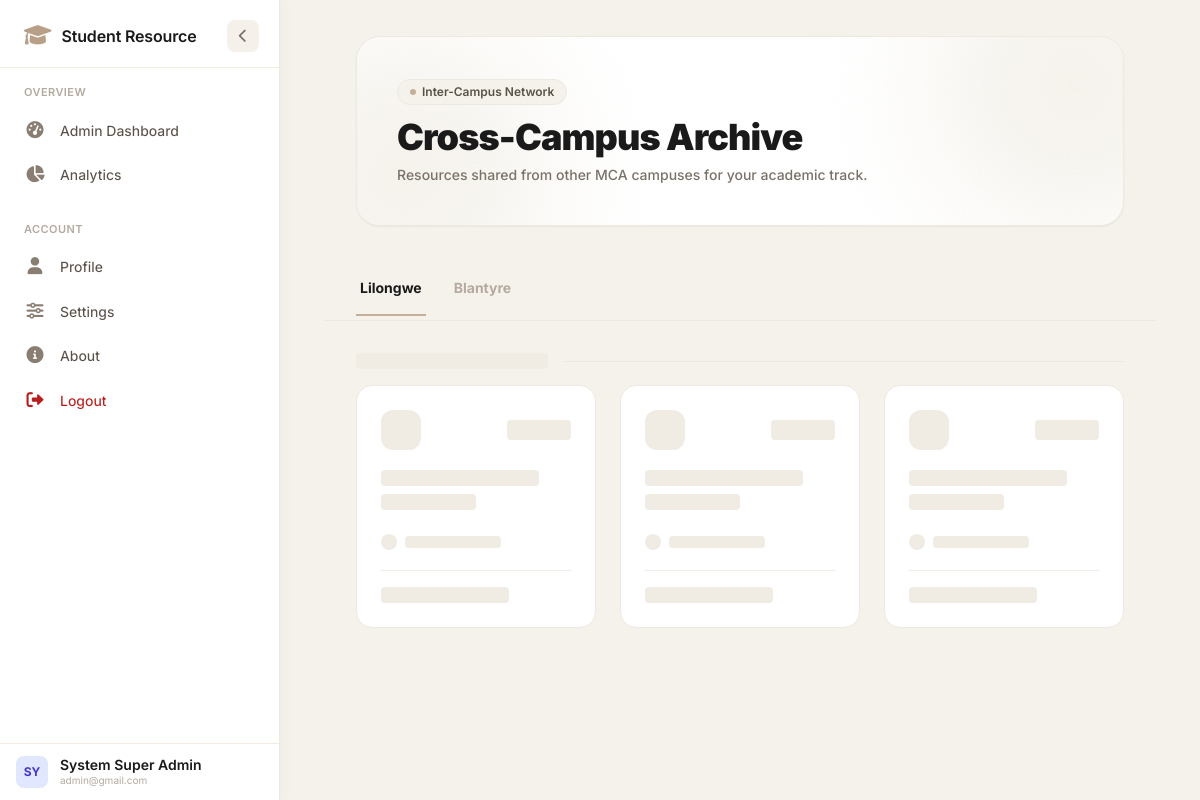
/cross_campus (signed in), run on the app's committed database.
### app/models.py (models this page shows)
class User(db.Model, UserMixin):
    id = db.Column(db.Integer, primary_key=True)
    full_name = db.Column(db.String(100), nullable=False)
    email = db.Column(db.String(120), unique=True, nullable=False)
    password_hash = db.Column(db.String(128), nullable=False)
    campus = db.Column(db.String(50), nullable=False)
    student_id = db.Column(db.String(20), nullable=True)
    phone_number = db.Column(db.String(15), nullable=True)
    year = db.Column(db.Integer, default=1)
    semester = db.Column(db.Integer, default=1)
    program_id = db.Column(db.Integer, db.ForeignKey('program.id'), nullable=False)
    is_approved = db.Column(db.Boolean, default=False)
    is_class_rep = db.Column(db.Boolean, default=False)
    is_admin = db.Column(db.Boolean, default=False)
    created_at = db.Column(db.DateTime, default=datetime.utcnow)
    theme_preference = db.Column(db.String(20), default='light')  # 'light' or 'dark'
    language_preference = db.Column(db.String(10), default='en')  # 'en' for now
    is_active = db.Column(db.Boolean, default=True)  # soft delete flag

class Resource(db.Model):
    id = db.Column(db.Integer, primary_key=True)
    title = db.Column(db.String(150), nullable=False)
    file_path = db.Column(db.String(200), nullable=False)
    module_id = db.Column(db.Integer, db.ForeignKey('module.id'), nullable=False)
    campus = db.Column(db.String(50), nullable=False)
    target_year = db.Column(db.Integer, nullable=False)
    target_semester = db.Column(db.Integer, nullable=False)
    academic_year = db.Column(db.String(20), nullable=False)
    uploader_id = db.Column(db.Integer, db.ForeignKey('user.id'), nullable=False)
    uploader = db.relationship('User', backref='uploaded_resources')
    programs = db.relationship('Program', secondary=resource_programs, backref=db.backref('resources', lazy='dynamic'))
    created_at = db.Column(db.DateTime, default=datetime.utcnow)

### app/core/routes.py (the view)
@core.route('/cross_campus')
@login_required
def cross_campus():
    cross_notes = Resource.query.filter(Resource.campus != current_user.campus) \
        .join(Resource.programs) \
        .filter(Program.id == current_user.program_id) \
        .order_by(Resource.id.desc()) \
        .all()
    organized_notes = {}
    for note in cross_notes:
        campus = note.campus
        module_name = note.module.name
        if campus not in organized_notes:
            organized_notes[campus] = {}
        if module_name not in organized_notes[campus]:
            organized_notes[campus][module_name] = []
        organized_notes[campus][module_name].append(note)
    return render_template('core/student/cross_campus.html', organized_notes=organized_notes)

### app/__init__.py (called while the page is built)
@login_manager.user_loader
def load_user(user_id):
    return User.query.get(int(user_id))

### app/templates/core/student/cross_campus.html (shortened to what this page needs)
{% extends 'base.html' %}
{% block content %}
<div class="space-y-8 max-w-7xl mx-auto px-4 sm:px-6 lg:px-8 relative">
    <div class="relative overflow-hidden rounded-3xl bg-white p-8 sm:p-10 shadow-sm border border-[#ede8e0] text-[#1a1a1a]">
        <div class="absolute -top-24 -right-24 w-72 h-72 bg-[#f5f2ec] rounded-full blur-3xl pointer-events-none"></div>
        <div class="absolute -bottom-24 -left-24 w-72 h-72 bg-[#f5f2ec] rounded-full blur-3xl pointer-events-none"></div>
        <div class="relative z-10">
            <span class="inline-flex items-center gap-1.5 px-3 py-1 rounded-full text-xs font-semibold bg-[#f5f2ec] border border-[#ede8e0] text-[#5a5248] mb-3 backdrop-blur-md">
                <span class="w-1.5 h-1.5 rounded-full bg-[#c4b09a] animate-pulse"></span>
                Inter-Campus Network
            </span>
            <h1 class="text-3xl font-black text-[#1a1a1a] tracking-tight sm:text-4xl">Cross-Campus Archive</h1>
            <p class="text-[#7a7268] text-sm mt-2 font-medium max-w-xl">Resources shared from other MCA campuses for your academic track.</p>
        </div>
    </div>
    {% if organized_notes %}
        <div class="border-b border-[#ede8e0] sticky top-0 bg-[#f5f2ec]/80 backdrop-blur-md z-10 -mx-4 px-4 sm:-mx-6 sm:px-6 lg:-mx-8 lg:px-8">
            <nav class="flex space-x-6 overflow-x-auto no-scrollbar py-1" aria-label="Campus Tabs">
                {% for campus in organized_notes.keys() %}
                <button onclick="switchCampus('{{ campus|replace(' ', '-') }}')"
                        id="tab-{{ campus|replace(' ', '-') }}"
                        class="campus-tab-btn border-b-2 px-1 py-4 text-sm font-bold focus:outline-none whitespace-nowrap transition-all duration-200 relative group
                        {% if loop.first %}border-[#c4b09a] text-[#1a1a1a]{% else %}border-transparent text-[#b5aaa0] hover:text-[#5a5248]{% endif %}">
                    {{ campus }}
                </button>
                {% endfor %}
            </nav>
        </div>
        <div id="cross-campus-skeleton" class="mt-8 space-y-10">
            <div class="space-y-4">
                <div class="flex items-center space-x-4 animate-pulse">
                    <div class="h-4 bg-[#f0ebe3] rounded w-48"></div>
                    <div class="flex-1 h-px bg-[#ede8e0]"></div>
                </div>
                <div class="grid grid-cols-1 sm:grid-cols-2 lg:grid-cols-3 gap-6">
                    {% for idx in range(3) %}
                    <div class="bg-white border border-[#ede8e0] rounded-2xl p-6 space-y-5 animate-pulse">
                        <div class="flex items-center justify-between">
                            <div class="h-10 w-10 bg-[#f0ebe3] rounded-xl"></div>
                            <div class="h-5 bg-[#f0ebe3] rounded w-16"></div>
                        </div>
                        <div class="space-y-2">
                            <div class="h-4 bg-[#f0ebe3] rounded w-5/6"></div>
                            <div class="h-4 bg-[#f0ebe3] rounded w-1/2"></div>
                        </div>
                        <div class="flex items-center space-x-2 pt-1">
                            <div class="w-4 h-4 rounded-full bg-[#f0ebe3]"></div>
                            <div class="h-3 bg-[#f0ebe3] rounded w-24"></div>
                        </div>
                        <div class="pt-4 border-t border-[#f0ebe3] flex justify-between items-center">
                            <div class="h-4 bg-[#f0ebe3] rounded w-32"></div>
                        </div>
                    </div>
                    {% endfor %}
                </div>
            </div>
        </div>
    {% endif %}
</div>
{% endblock %}

### app/templates/base.html (shortened to what this page needs)
<!DOCTYPE html>
<html lang="en">
<head>
    <link rel="stylesheet" href="https://cdnjs.cloudflare.com/ajax/libs/font-awesome/6.0.0-beta3/css/all.min.css" />
    <script src="https://cdn.tailwindcss.com"></script>
</head>
<body class="{% if current_user.is_authenticated and current_user.theme_preference == 'dark' %}dark-theme{% endif %}">
    <aside class="sidebar" id="sidebar" data-turbo-permanent role="navigation" aria-label="Main navigation">
        <div class="sidebar-header">
            <div class="brand">
                <span class="brand-icon"><i class="fas fa-graduation-cap"></i></span>
                <span class="brand-text">Student Resource</span>
            </div>
            <button class="toggle-btn" id="toggleBtn" aria-label="Toggle navigation" title="Collapse / Expand">
                <i class="fas fa-chevron-left"></i>
            </button>
        </div>
        <div class="nav-scroll" id="navScroll">
            <div class="nav-group">
                <div class="nav-group-label">Overview</div>
                {% if current_user.is_admin %}
                    <a href="{{ url_for('core.admin_dashboard') }}"
                       class="nav-item {% if request.endpoint == 'core.admin_dashboard' %}active{% endif %}"
                       data-tooltip="Admin Dashboard" data-page="admin_dashboard">
                        <span class="nav-icon"><i class="fas fa-gauge-high"></i></span>
                        <span class="nav-text">Admin Dashboard</span>
                    </a>
                    <a href="{{ url_for('core.admin_analytics') }}"
                       class="nav-item {% if request.endpoint == 'core.admin_analytics' %}active{% endif %}"
                       data-tooltip="Analytics" data-page="admin_analytics">
                        <span class="nav-icon"><i class="fas fa-chart-pie"></i></span>
                        <span class="nav-text">Analytics</span>
                    </a>
                {% endif %}
            </div>
            <div class="nav-group">
                <div class="nav-group-label">Account</div>
                <a href="{{ url_for('core.profile') }}"
                   class="nav-item {% if request.endpoint == 'core.profile' %}active{% endif %}"
                   data-tooltip="Profile" data-page="profile">
                    <span class="nav-icon"><i class="fas fa-user"></i></span>
                    <span class="nav-text">Profile</span>
                </a>
                <a href="{{ url_for('core.settings') }}" class="nav-item {% if request.endpoint == 'core.settings' %}active{% endif %}" data-tooltip="Settings" data-page="settings">
                    <span class="nav-icon"><i class="fas fa-sliders-h"></i></span>
                    <span class="nav-text">Settings</span>
                </a>
                <a href="{{ url_for('core.about') }}"
                   class="nav-item {% if request.endpoint == 'core.about' %}active{% endif %}"
                   data-tooltip="About" data-page="about">
                    <span class="nav-icon"><i class="fas fa-info-circle"></i></span>
                    <span class="nav-text">About</span>
                </a>
                <a href="{{ url_for('auth.logout') }}" data-turbo="false"
                   class="nav-item" data-tooltip="Logout" style="color:#b91c1c;">
                    <span class="nav-icon"><i class="fas fa-sign-out-alt" style="color:#b91c1c;"></i></span>
                    <span class="nav-text">Logout</span>
                </a>
            </div>
        </div>
        <div class="sidebar-footer" style="border-top:1px solid #f0ebe3; padding:12px 16px; flex-shrink:0;">
            <div class="flex items-center space-x-3">
                <div class="h-8 w-8 rounded-lg bg-indigo-100 text-indigo-700 font-bold text-xs flex items-center justify-center flex-shrink-0">
                    {% if current_user.is_authenticated %}{{ current_user.full_name[:2].upper() }}{% else %}GS{% endif %}
                </div>
                <div class="flex flex-col min-w-0">
                    <span class="text-sm font-semibold text-[#1a1a1a] truncate leading-tight">
                        {% if current_user.is_authenticated %}{{ current_user.full_name }}{% else %}Guest{% endif %}
                    </span>
                    <span class="text-[10px] text-[#b5aaa0] truncate">{{ current_user.email if current_user.is_authenticated else 'Not logged in' }}</span>
                </div>
            </div>
        </div>
    </aside>
    <main class="main-content" id="mainContent">
        <div class="max-w-7xl mx-auto pb-12">
            {% block content %}{% endblock %}
        </div>
    </main>
</body>
</html>

### app/templates/base.html (style rules this page uses)
*, *::before, *::after { margin: 0; padding: 0; box-sizing: border-box; }
body { font-family: 'Inter', -apple-system, BlinkMacSystemFont, sans-serif; background: #f5f2ec; color: #1a1a1a; display: flex; min-height: 100vh; margin: 0; }
.sidebar { position: sticky; top: 0; left: 0; height: 100vh; width: 280px; min-width: 280px; background: #ffffff; border-right: 1px solid #ede8e0; display: flex; flex-direction: column; transition: width 0.32s cubic-bezier(0.4, 0, 0.2, 1), min-width 0.32s cubic-bezier(0.4, 0, 0.2, 1); overflow: hidden; z-index: 100; box-shadow: 2px 0 16px rgba(0, 0, 0, 0.03); flex-shrink: 0; }
.sidebar-header { display: flex; align-items: center; justify-content: space-between; padding: 18px 20px 14px 24px; border-bottom: 1px solid #f0ebe3; flex-shrink: 0; min-height: 68px; }
.brand { display: flex; align-items: center; gap: 10px; overflow: hidden; white-space: nowrap; }
.brand-icon { font-size: 22px; color: #b8a088; flex-shrink: 0; }
.brand-text { font-weight: 600; font-size: 16px; letter-spacing: -0.01em; color: #1a1a1a; transition: opacity 0.25s ease, transform 0.25s ease; }
.toggle-btn { width: 32px; height: 32px; border: none; border-radius: 8px; background: #f5f0ea; color: #7a7268; font-size: 14px; cursor: pointer; display: flex; align-items: center; justify-content: center; transition: background 0.2s ease, color 0.2s ease, transform 0.32s cubic-bezier(0.4, 0, 0.2, 1); flex-shrink: 0; }
.toggle-btn .fa-chevron-left { transition: transform 0.32s cubic-bezier(0.4, 0, 0.2, 1); }
.nav-scroll { flex: 1; overflow-y: auto; overflow-x: hidden; padding: 10px 10px 20px 10px; scroll-behavior: smooth; }
.nav-group { margin-bottom: 18px; }
.nav-group:last-child { margin-bottom: 0; }
.nav-group-label { font-size: 11px; font-weight: 600; letter-spacing: 0.04em; text-transform: uppercase; color: #b5aaa0; padding: 6px 14px 8px 14px; transition: opacity 0.25s ease, height 0.25s ease, padding 0.25s ease; opacity: 1; height: auto; overflow: hidden; white-space: nowrap; }
.nav-item { display: flex; align-items: center; gap: 14px; padding: 9px 14px; border-radius: 10px; cursor: pointer; transition: background 0.18s ease, color 0.18s ease, padding 0.18s ease; color: #5a5248; text-decoration: none; position: relative; white-space: nowrap; margin-bottom: 1px; min-height: 40px; user-select: none; }
.nav-item .nav-icon { font-size: 17px; width: 22px; text-align: center; flex-shrink: 0; color: #8a7e72; transition: color 0.18s ease; }
.nav-item .nav-text { font-size: 14px; font-weight: 450; flex: 1; transition: opacity 0.25s ease, transform 0.25s ease; overflow: hidden; text-overflow: ellipsis; }
.nav-item[data-tooltip] { position: relative; }
.main-content { flex: 1; padding: 36px 44px; background: #f5f2ec; min-height: 100vh; overflow-y: auto; }
:root { --bg-body: #f5f2ec; --bg-card: #ffffff; --text-primary: #1a1a1a; --text-secondary: #5a5248; --text-muted: #b5aaa0; --border-color: #ede8e0; --border-light: #f0ebe3; --shadow: 0 2px 8px rgba(0,0,0,0.04); }
body { background: var(--bg-body); color: var(--text-primary); transition: background 0.2s ease, color 0.2s ease; }

### app/templates/core/student/cross_campus.html (style rules this page uses)
.no-scrollbar { -ms-overflow-style: none; scrollbar-width: none; }

### data on the page
User: full_name "SY", full_name "System Super Admin", is_active+email "admin@gmail.com"
Resource: campus "Lilongwe"
Resource: campus "Blantyre"
